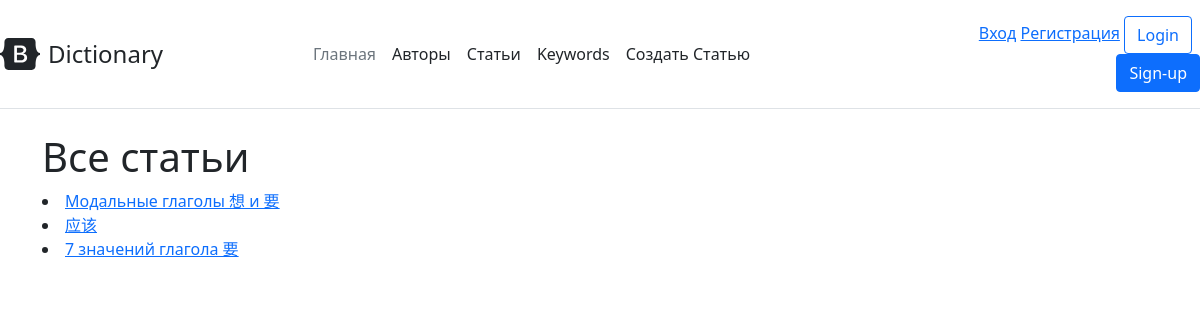
Page /article_list/ on the committed database.
### dictionary/models.py (models this page shows, shortened)
class Article(models.Model):
    title = models.CharField("Заголовок", max_length=250)
    message = models.TextField("Описание")
    url = models.SlugField(max_length=160, unique=True)
    keywords = models.ManyToManyField(Keyword, verbose_name="Ключевые слова", related_name="article_keywords")
    grammar = models.ManyToManyField(GrammarTopic, verbose_name="Грамматика", related_name="article_grammar", blank=True)
    lessons = models.ManyToManyField(Lesson, verbose_name="Уроки", related_name="article_lesson", blank=True)
    authors = models.ManyToManyField(User, verbose_name="Автор", related_name="article_author")
    draft = models.BooleanField("Черновик", default=False)
    def get_absolute_url(self):
        return reverse('article_detail', kwargs={"slug": self.url})
    class Meta:
        verbose_name = "Статья"
        verbose_name_plural = "Статьи"

### dictionary/views.py (the view)
# urls.py: path('article_list/', ArticleListView.as_view(), name="article_list"),
class ArticleListView(ListView):
    model = Article
    queryset = Article.objects.filter(draft=False)

### dictionary/templates/dictionary/article_list.html (shortened to what this page needs)
{% extends "dictionary/base.html" %}
{% block content %}
    <h1>Все статьи</h1>
    {% for article in object_list %}
        <li>
            <a href="{{ article.get_absolute_url }}">
                {{ article.title }}
            </a>
        </li>
    {% endfor %}
{% endblock %}

### rows in the picture
Article: title "Модальные глаголы 想 и 要"
Article: title "应该"
Article: title "7 значений глагола 要"
